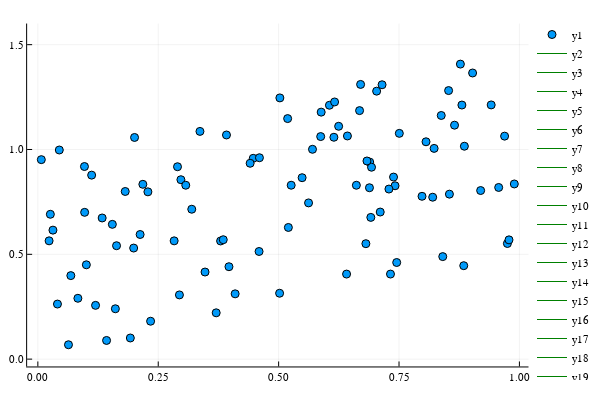

The cell this chart's notebook holds for it:
### Markdown cell above
## Results

Now, we plot the final results to see how good the model is.

### Code cell
plot(X,Y, seriestype = :scatter)
plot!(Xd, pred_0, lc = :green)
plot!(Xd, pred_1)
